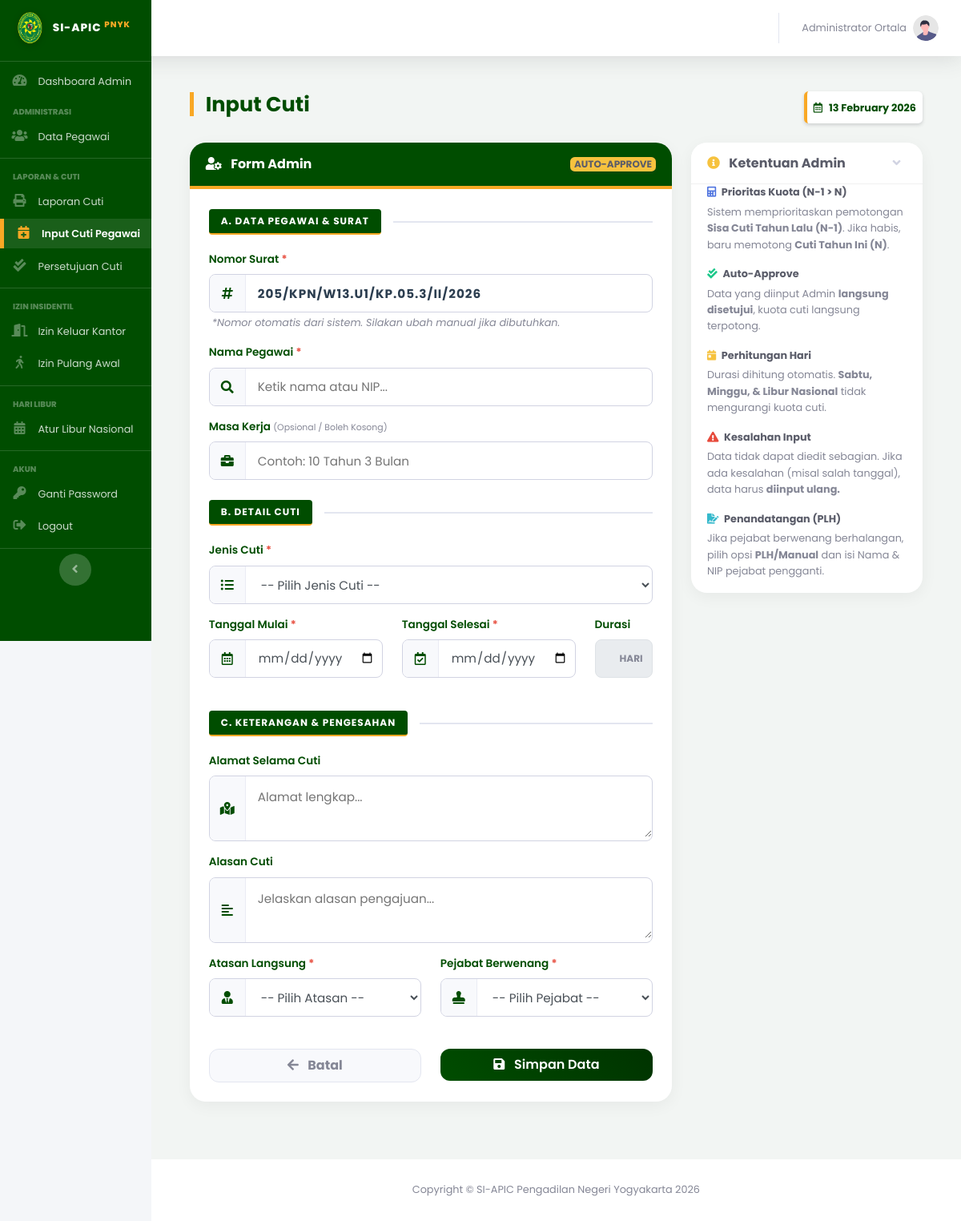
Page /index.php?page=input_cuti (signed in) on the earlier database version.
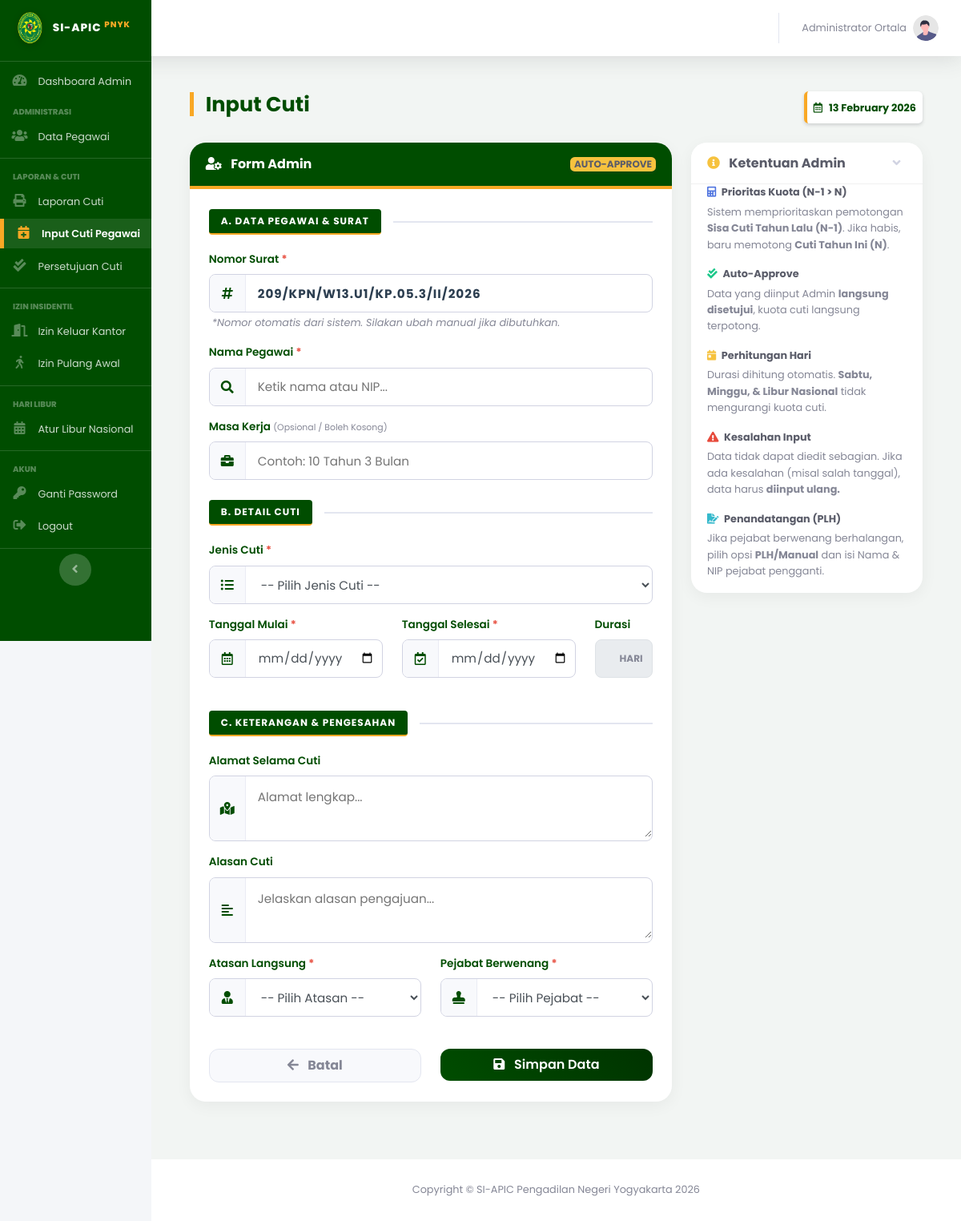
Same page on the later database version.
### tables this page shows
CREATE TABLE `pengajuan_cuti` (
  `id_pengajuan` int(11) NOT NULL,
  `id_user` int(11) NOT NULL,
  `jenis_cuti` varchar(50) DEFAULT NULL,
  `id_atasan` int(11) DEFAULT NULL,
  `id_jenis` int(11) NOT NULL,
  `nomor_surat` varchar(100) DEFAULT NULL,
  `tgl_pengajuan` date DEFAULT NULL,
  `tgl_mulai` date NOT NULL,
  `tgl_selesai` date NOT NULL,
  `lama_hari` int(11) NOT NULL,
  `alasan` text NOT NULL,
  `no_telepon` varchar(20) DEFAULT NULL,
  `masa_kerja` varchar(50) DEFAULT NULL,
  `alamat_cuti` text NOT NULL,
  `status` enum('Diajukan','Disetujui','Ditolak','Dibatalkan') DEFAULT 'Diajukan',
  `catatan_admin` text DEFAULT NULL,
  `created_at` timestamp NOT NULL DEFAULT current_timestamp(),
  `sisa_cuti_n` int(11) DEFAULT 0,
  `sisa_cuti_n1` int(11) DEFAULT 0,
  `dipotong_n1` int(11) DEFAULT 0,
  `dipotong_n` int(11) DEFAULT 0,
  `id_pejabat` int(11) DEFAULT 0,
  `ttd_pejabat` enum('ketua','wakil','plh') DEFAULT 'ketua',
  `plh_nama` varchar(100) DEFAULT NULL,
  `plh_nip` varchar(50) DEFAULT NULL
);

### pages/admin/input_cuti.php (the view, shortened to what the changed rows need)
<?php
$thn_now = date('Y');
$bln_now = date('n');
$romawi  = [1=>"I", 2=>"II", 3=>"III", 4=>"IV", 5=>"V", 6=>"VI", 7=>"VII", 8=>"VIII", 9=>"IX", 10=>"X", 11=>"XI", 12=>"XII"];
$q_last = mysqli_query($koneksi, "SELECT nomor_surat FROM pengajuan_cuti WHERE nomor_surat LIKE '%/$thn_now' ORDER BY id_pengajuan DESC LIMIT 1");
$no_urut = 1;
if (mysqli_num_rows($q_last) > 0) {
    $d_last = mysqli_fetch_assoc($q_last);
    $parts  = explode('/', $d_last['nomor_surat']);
    if (isset($parts[0]) && is_numeric($parts[0])) {
        $no_urut = intval($parts[0]) + 1;
    }
}
$nomor_surat_auto = sprintf("%03d", $no_urut)."/KPN/W13.U1/KP.05.3/".$romawi[$bln_now]."/".$thn_now;
?>
<div class="container-fluid mb-5 mt-4">
    <div class="d-sm-flex align-items-center justify-content-between mb-4">
        <h1 class="page-header-title">Input Cuti</h1>
        <div class="bg-white p-2 rounded shadow-sm" style="border-left: 4px solid var(--pn-gold);">
            <span class="small font-weight-bold" style="color: var(--pn-green);">
                <i class="far fa-calendar-alt mr-2"></i><?php echo date('d F Y'); ?>
            </span>
        </div>
    </div>
    <div class="row">
        <div class="col-lg-8">
            <div class="card card-clean mb-4 shadow-sm">
                <div class="card-header-pn">
                    <div class="font-weight-bold"><i class="fas fa-user-cog mr-2"></i> Form Admin</div>
                    <small class="badge badge-warning text-dark font-weight-bold shadow-sm">AUTO-APPROVE</small>
                </div>
                <div class="card-body p-4">
                    <form method="POST" autocomplete="off">
                        <div class="section-divider mt-0">
                            <span>A. Data Pegawai & Surat</span><hr>
                        </div>
                        <div class="mb-3">
                            <label class="form-label-pn">Nomor Surat <span class="text-danger">*</span></label>
                            <div class="input-group-clean">
                                <div class="input-icon-clean"><i class="fas fa-hashtag"></i></div>
                                <input type="text" name="nomor_surat" class="form-control-clean"
                                    value="<?= $nomor_surat_auto ?>"
                                    style="font-family: monospace; letter-spacing: 1px; font-weight: 700; color: #2c3e50;"
                                    required>
                            </div>
                            <small class="text-muted font-italic ml-1">
                                *Nomor otomatis dari sistem. Silakan ubah manual jika dibutuhkan.
                            </small>
                        </div>
                        <div class="mb-3">
                            <label class="form-label-pn">Nama Pegawai <span class="text-danger">*</span></label>
                            <div class="input-group-clean">
                                <div class="input-icon-clean"><i class="fas fa-search"></i></div>
                                <input class="form-control-clean" list="list_pegawai" id="input_pegawai" placeholder="Ketik nama atau NIP..." required>
                            </div>
                        </div>
                        <div class="mb-3">
                            <label class="form-label-pn">Masa Kerja <span class="small text-muted font-weight-normal">(Opsional / Boleh Kosong)</span></label>
                            <div class="input-group-clean">
                                <div class="input-icon-clean"><i class="fas fa-briefcase"></i></div>
                                <input type="text" name="masa_kerja" id="input_masa_kerja" class="form-control-clean" placeholder="Contoh: 10 Tahun 3 Bulan">
                            </div>
                        </div>
                        <div class="section-divider mt-4">
                            <span>B. Detail Cuti</span><hr>
                        </div>
                        <div class="mb-3">
                            <label class="form-label-pn">Jenis Cuti <span class="text-danger">*</span></label>
                            <div class="input-group-clean">
                                <div class="input-icon-clean"><i class="fas fa-list-ul"></i></div>
                                <select name="id_jenis" class="form-control-clean" required>
                                    <option value="">-- Pilih Jenis Cuti --</option>
                                </select>
                            </div>
                        </div>
                        <div class="row">
                            <div class="col-md-5 mb-3">
                                <label class="form-label-pn">Tanggal Mulai <span class="text-danger">*</span></label>
                                <div class="input-group-clean">
                                    <div class="input-icon-clean"><i class="far fa-calendar-alt"></i></div>
                                    <input type="date" name="tgl_mulai" id="tgl_mulai" class="form-control-clean" required
                                           onclick="this.showPicker()" onfocus="this.showPicker()">
                                </div>
                            </div>
                            <div class="col-md-5 mb-3">
                                <label class="form-label-pn">Tanggal Selesai <span class="text-danger">*</span></label>
                                <div class="input-group-clean">
                                    <div class="input-icon-clean"><i class="far fa-calendar-check"></i></div>
                                    <input type="date" name="tgl_selesai" id="tgl_selesai" class="form-control-clean" required
                                           onclick="this.showPicker()" onfocus="this.showPicker()">
                                </div>
                            </div>
                            <div class="col-md-2 mb-3">
                                <label class="form-label-pn">Durasi</label>
                                <div class="input-group-clean readonly">
                                    <input type="text" name="lama_hari" id="lama_hari" class="form-control-clean text-center font-weight-bold" style="color: var(--pn-gold-dark); font-size: 1.1rem;" readonly value="0">
                                    <span class="mr-3 font-weight-bold text-muted" style="font-size: 0.75rem;">HARI</span>
                                </div>
                            </div>
                        </div>
                        <div class="section-divider mt-4">
                            <span>C. Keterangan & Pengesahan</span><hr>
                        </div>
                        <div class="mb-3">
                            <label class="form-label-pn">Alamat Selama Cuti</label>
                            <div class="input-group-clean textarea-group">
                                <div class="input-icon-clean"><i class="fas fa-map-marked-alt"></i></div>
                                <textarea name="alamat" class="form-control-clean" rows="2" placeholder="Alamat lengkap..." required></textarea>
                            </div>
                        </div>
                        <div class="mb-3">
                            <label class="form-label-pn">Alasan Cuti</label>
                            <div class="input-group-clean textarea-group">
                                <div class="input-icon-clean"><i class="fas fa-align-left"></i></div>
                                <textarea name="alasan" class="form-control-clean" rows="2" placeholder="Jelaskan alasan pengajuan..." required></textarea>
                            </div>
                        </div>
                        <div class="row">
                            <div class="col-md-6 mb-3">
                                <label class="form-label-pn">Atasan Langsung <span class="text-danger">*</span></label>
                                <div class="input-group-clean">
                                    <div class="input-icon-clean"><i class="fas fa-user-tie"></i></div>
                                    <select name="id_atasan_hidden" class="form-control-clean" required>
                                        <option value="">-- Pilih Atasan --</option>
                                    </select>
                                </div>
                            </div>
                            <div class="col-md-6 mb-3">
                                <label class="form-label-pn">Pejabat Berwenang <span class="text-danger">*</span></label>
                                <div class="input-group-clean">
                                    <div class="input-icon-clean"><i class="fas fa-stamp"></i></div>
                                    <select name="ttd_pejabat" id="ttd_pejabat_select" class="form-control-clean" required>
                                        <option value="">-- Pilih Pejabat --</option>
                                    </select>
                                </div>
                            </div>
                        </div>
                        <div class="row mt-4">
                            <div class="col-6">
                                <a href="index.php?page=validasi_cuti" class="btn btn-light border btn-block py-2 font-weight-bold text-secondary shadow-sm">
                                    <i class="fas fa-arrow-left mr-2"></i> Batal
                                </a>
                            </div>
                            <div class="col-6">
                                <button type="submit" name="simpan_cuti" class="btn btn-pn-solid btn-block py-2">
                                    <i class="fas fa-save mr-2"></i> Simpan Data
                                </button>
                            </div>
                        </div>
                    </form>
                </div>
            </div>
        </div>
        <div class="col-lg-4">
            <div class="card card-clean mb-4 shadow-sm" style="border-left: 5px solid var(--pn-gold);">
                <div class="card-header bg-white border-0 py-3 d-flex justify-content-between align-items-center"
                     data-toggle="collapse" href="#collapseKetentuan" role="button" aria-expanded="false"
                     style="cursor: pointer;">
                    <h6 class="font-weight-bold text-dark m-0">
                        <i class="fas fa-info-circle text-warning mr-2"></i> Ketentuan Admin
                    </h6>
                    <i class="fas fa-chevron-down text-muted small"></i>
                </div>
                <div class="collapse show" id="collapseKetentuan">
                    <div class="card-body pt-0 pb-3">
                        <ul class="list-unstyled small text-muted mb-0" style="line-height: 1.6;">
                            <li class="mb-3">
                                <strong class="text-dark d-block mb-1"><i class="fas fa-calculator text-primary mr-1"></i> Prioritas Kuota (N-1 > N)</strong>
                                Sistem memprioritaskan pemotongan <b>Sisa Cuti Tahun Lalu (N-1)</b>. Jika habis, baru memotong <b>Cuti Tahun Ini (N)</b>.
                            </li>
                            <li class="mb-3">
                                <strong class="text-dark d-block mb-1"><i class="fas fa-check-double text-success mr-1"></i> Auto-Approve</strong>
                                Data yang diinput Admin <b>langsung disetujui</b>, kuota cuti langsung terpotong.
                            </li>
                            <li class="mb-3">
                                <strong class="text-dark d-block mb-1"><i class="fas fa-calendar-day text-warning mr-1"></i> Perhitungan Hari</strong>
                                Durasi dihitung otomatis. <b>Sabtu, Minggu, & Libur Nasional</b> tidak mengurangi kuota cuti.
                            </li>
                            <li class="mb-3">
                                <strong class="text-dark d-block mb-1"><i class="fas fa-exclamation-triangle text-danger mr-1"></i> Kesalahan Input</strong>
                                Data tidak dapat diedit sebagian. Jika ada kesalahan (misal salah tanggal), data harus <b>diinput ulang.</b>
                            <li>
                                <strong class="text-dark d-block mb-1"><i class="fas fa-file-signature text-info mr-1"></i> Penandatangan (PLH)</strong>
                                Jika pejabat berwenang berhalangan, pilih opsi <b>PLH/Manual</b> dan isi Nama & NIP pejabat pengganti.
                            </li>
                        </ul>
                    </div>
                </div>
            </div>
        </div>
    </div>
</div>

Differences in the rows shown:
no longer on this page (row unchanged): pengajuan_cuti: nomor_surat "205/KPN/W13.U1/KP.05.3/II/2026"
added pengajuan_cuti: nomor_surat "209/KPN/W13.U1/KP.05.3/II/2026"
